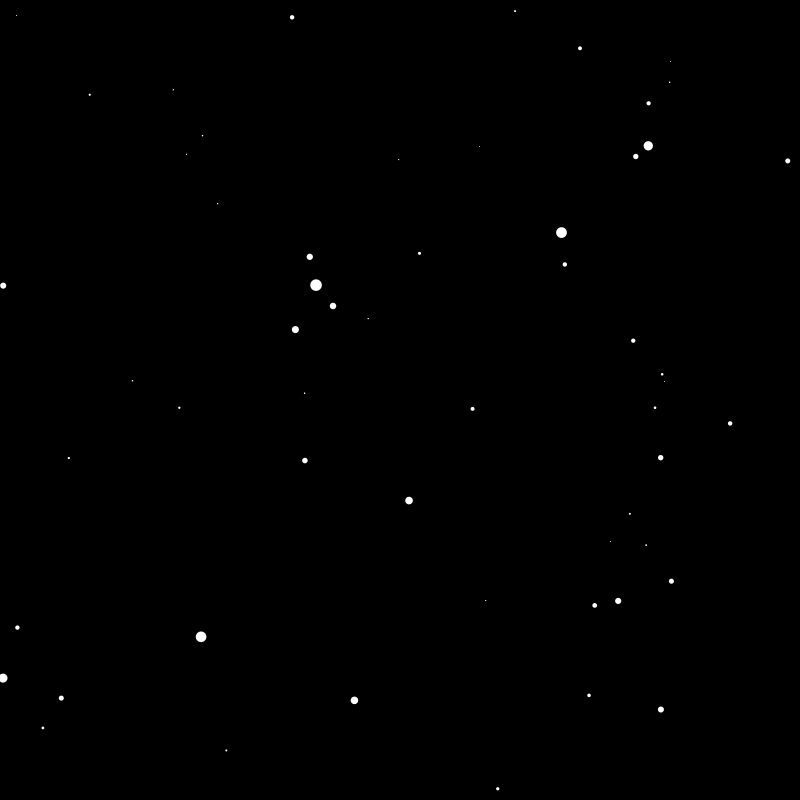
Frame 1 (no input)
Frame 60 (the mouse pressed at the canvas centre just before this capture): identical to frame 1, image omitted
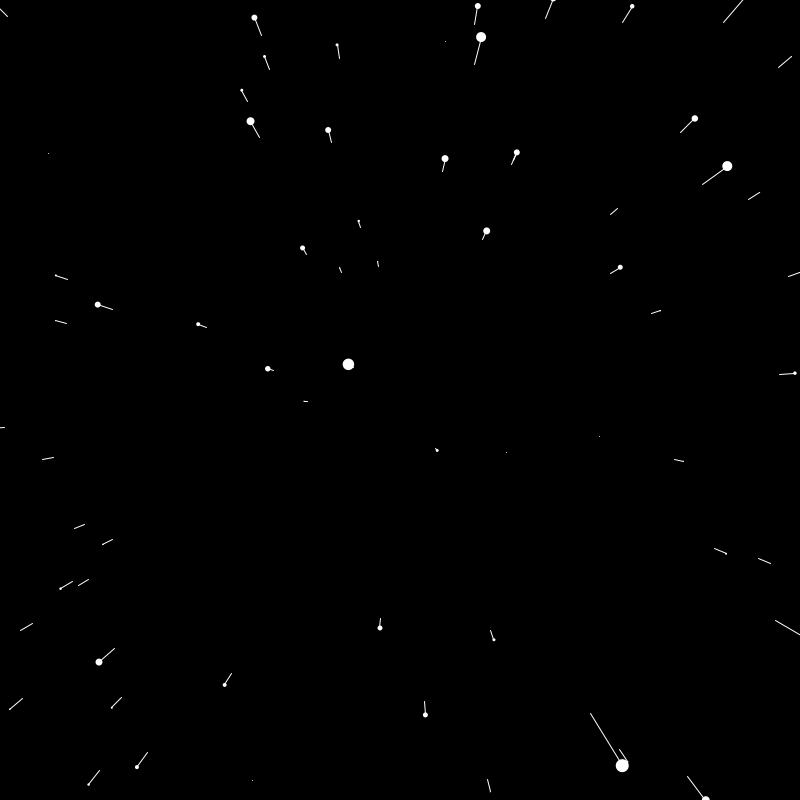
Frame 120 (the mouse held since frame 60 and released just before this capture)

The Processing sketch that drew these frames (run headless with seeded random() and noise(); from frame 60 on, the mouse is pressed at the canvas centre):

// Processing sketch: Warp_Speed
// ── Warp_Speed.pde
Star[] stars = new Star[600];
float speed;
void setup() {
  size(800, 800);
  for (int i = 0; i < stars.length; i++){
    stars[i] = new Star();
  }
}

void draw() {
  speed= map(mouseX, 0, width, 0, 50);
  background(0);
  translate(width / 2, height / 2);
  for (int i = 0; i < stars.length; i++){
    stars[i].update();
    stars[i].show();
  }
}

// ── Star.pde
class Star {
  float x;
  float y;
  float z;

  float pz;
  
  Star() {
    x = random(-width, width);
    y = random(-height, height);
    z = random(width);
    pz = z;
  }
  void update(){
    z = z - speed;
    if (z < 1){
      z = width;
      x = random(-width, width);
      y = random(-height, height);
      pz = z;
    }
  }
  
  void show() {
    fill(255);
    noStroke();
    
    float sx = map(x / z, 0, 1, 0, width);
    float sy = map(y / z, 0, 1, 0, height);
    
    float r = map(z, 0, width, 16, 0);
    ellipse(sx, sy, r, r);
   
    float px = map(x / pz, 0, 1, 0, width);
    float py = map(y / pz, 0, 1, 0, height);
    
    pz = z;
    
    stroke(255);
    line(px, py, sx, sy);
  }
}
